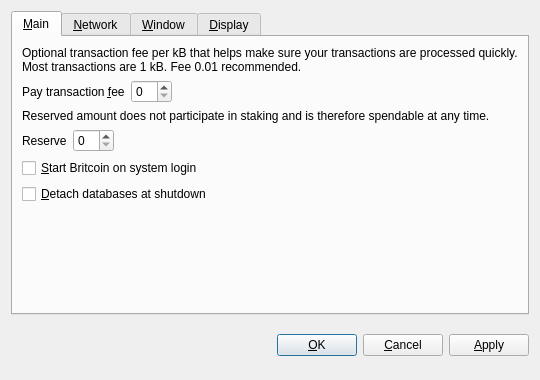
<?xml version="1.0" encoding="UTF-8"?>
<ui version="4.0">
 <class>OptionsDialog</class>
 <widget class="QDialog" name="OptionsDialog">
  <property name="geometry">
   <rect>
    <x>0</x>
    <y>0</y>
    <width>540</width>
    <height>380</height>
   </rect>
  </property>
  <property name="windowTitle">
   <string>Options</string>
  </property>
  <property name="modal">
   <bool>true</bool>
  </property>
  <layout class="QVBoxLayout" name="verticalLayout">
   <item>
    <widget class="QTabWidget" name="tabWidget">
     <property name="tabPosition">
      <enum>QTabWidget::North</enum>
     </property>
     <property name="currentIndex">
      <number>0</number>
     </property>
     <widget class="QWidget" name="tabMain">
      <attribute name="title">
       <string>&amp;Main</string>
      </attribute>
      <layout class="QVBoxLayout" name="verticalLayout_Main">
       <item>
        <widget class="QLabel" name="transactionFeeInfoLabel">
         <property name="text">
          <string>Optional transaction fee per kB that helps make sure your transactions are processed quickly. Most transactions are 1 kB. Fee 0.01 recommended.</string>
         </property>
         <property name="textFormat">
          <enum>Qt::PlainText</enum>
         </property>
         <property name="wordWrap">
          <bool>true</bool>
         </property>
        </widget>
       </item>
       <item>
        <layout class="QHBoxLayout" name="horizontalLayoutFee">
         <item>
          <widget class="QLabel" name="transactionFeeLabel">
           <property name="text">
            <string>Pay transaction &amp;fee</string>
           </property>
           <property name="textFormat">
            <enum>Qt::PlainText</enum>
           </property>
           <property name="buddy">
            <cstring>transactionFee</cstring>
           </property>
          </widget>
         </item>
         <item>
          <widget class="BitcoinAmountField" name="transactionFee"/>
         </item>
         <item>
          <spacer name="horizontalSpacerFee">
           <property name="orientation">
            <enum>Qt::Horizontal</enum>
           </property>
           <property name="sizeHint" stdset="0">
            <size>
             <width>40</width>
             <height>20</height>
            </size>
           </property>
          </spacer>
         </item>
        </layout>
       </item>
       <item>
        <widget class="QLabel" name="reserveBalanceInfoLabel">
         <property name="text">
          <string>Reserved amount does not participate in staking and is therefore spendable at any time.</string>
         </property>
         <property name="textFormat">
          <enum>Qt::PlainText</enum>
         </property>
         <property name="wordWrap">
          <bool>true</bool>
         </property>
        </widget>
       </item>
       <item>
        <layout class="QHBoxLayout" name="horizontalLayoutReserveBalance">
         <item>
          <widget class="QLabel" name="reserveBalanceLabel">
           <property name="text">
            <string>Reserve</string>
           </property>
           <property name="textFormat">
            <enum>Qt::PlainText</enum>
           </property>
           <property name="buddy">
            <cstring>reserveBalance</cstring>
           </property>
          </widget>
         </item>
         <item>
          <widget class="BitcoinAmountField" name="reserveBalance"/>
         </item>
         <item>
          <spacer name="horizontalSpacerReserveBalance">
           <property name="orientation">
            <enum>Qt::Horizontal</enum>
           </property>
           <property name="sizeHint" stdset="0">
            <size>
             <width>40</width>
             <height>20</height>
            </size>
           </property>
          </spacer>
         </item>
        </layout>
       </item>
       <item>
        <widget class="QCheckBox" name="bitcoinAtStartup">
         <property name="toolTip">
          <string>Automatically start BritCoin after logging in to the system.</string>
         </property>
         <property name="text">
          <string>&amp;Start Britcoin on system login</string>
         </property>
        </widget>
       </item>
       <item>
        <widget class="QCheckBox" name="detachDatabases">
         <property name="toolTip">
          <string>Detach block and address databases at shutdown. This means they can be moved to another data directory, but it slows down shutdown. The wallet is always detached.</string>
         </property>
         <property name="text">
          <string>&amp;Detach databases at shutdown</string>
         </property>
        </widget>
       </item>
       <item>
        <spacer name="verticalSpacer_Main">
         <property name="orientation">
          <enum>Qt::Vertical</enum>
         </property>
         <property name="sizeHint" stdset="0">
          <size>
           <width>20</width>
           <height>40</height>
          </size>
         </property>
        </spacer>
       </item>
      </layout>
     </widget>
     <widget class="QWidget" name="tabNetwork">
      <attribute name="title">
       <string>&amp;Network</string>
      </attribute>
      <layout class="QVBoxLayout" name="verticalLayout_Network">
       <item>
        <widget class="QCheckBox" name="mapPortUpnp">
         <property name="toolTip">
          <string>Automatically open the BritCoin client port on the router. This only works when your router supports UPnP and it is enabled.</string>
         </property>
         <property name="text">
          <string>Map port using &amp;UPnP</string>
         </property>
        </widget>
       </item>
       <item>
        <widget class="QCheckBox" name="connectSocks">
         <property name="toolTip">
          <string>Connect to the BritCoin network through a SOCKS proxy (e.g. when connecting through Tor).</string>
         </property>
         <property name="text">
          <string>&amp;Connect through SOCKS proxy:</string>
         </property>
        </widget>
       </item>
       <item>
        <layout class="QHBoxLayout" name="horizontalLayout_Network">
         <item>
          <widget class="QLabel" name="proxyIpLabel">
           <property name="text">
            <string>Proxy &amp;IP:</string>
           </property>
           <property name="textFormat">
            <enum>Qt::PlainText</enum>
           </property>
           <property name="buddy">
            <cstring>proxyIp</cstring>
           </property>
          </widget>
         </item>
         <item>
          <widget class="QValidatedLineEdit" name="proxyIp">
           <property name="maximumSize">
            <size>
             <width>140</width>
             <height>16777215</height>
            </size>
           </property>
           <property name="toolTip">
            <string>IP address of the proxy (e.g. 127.0.0.1)</string>
           </property>
          </widget>
         </item>
         <item>
          <widget class="QLabel" name="proxyPortLabel">
           <property name="text">
            <string>&amp;Port:</string>
           </property>
           <property name="textFormat">
            <enum>Qt::PlainText</enum>
           </property>
           <property name="buddy">
            <cstring>proxyPort</cstring>
           </property>
          </widget>
         </item>
         <item>
          <widget class="QLineEdit" name="proxyPort">
           <property name="maximumSize">
            <size>
             <width>55</width>
             <height>16777215</height>
            </size>
           </property>
           <property name="toolTip">
            <string>Port of the proxy (e.g. 9050)</string>
           </property>
          </widget>
         </item>
         <item>
          <widget class="QLabel" name="socksVersionLabel">
           <property name="text">
            <string>SOCKS &amp;Version:</string>
           </property>
           <property name="textFormat">
            <enum>Qt::PlainText</enum>
           </property>
           <property name="buddy">
            <cstring>socksVersion</cstring>
           </property>
          </widget>
         </item>
         <item>
          <widget class="QValueComboBox" name="socksVersion">
           <property name="toolTip">
            <string>SOCKS version of the proxy (e.g. 5)</string>
           </property>
          </widget>
         </item>
         <item>
          <spacer name="horizontalSpacer_Network">
           <property name="orientation">
            <enum>Qt::Horizontal</enum>
           </property>
           <property name="sizeHint" stdset="0">
            <size>
             <width>40</width>
             <height>20</height>
            </size>
           </property>
          </spacer>
         </item>
        </layout>
       </item>
       <item>
        <spacer name="verticalSpacer_Network">
         <property name="orientation">
          <enum>Qt::Vertical</enum>
         </property>
         <property name="sizeHint" stdset="0">
          <size>
           <width>20</width>
           <height>40</height>
          </size>
         </property>
        </spacer>
       </item>
      </layout>
     </widget>
     <widget class="QWidget" name="tabWindow">
      <attribute name="title">
       <string>&amp;Window</string>
      </attribute>
      <layout class="QVBoxLayout" name="verticalLayout_Window">
       <item>
        <widget class="QCheckBox" name="minimizeToTray">
         <property name="toolTip">
          <string>Show only a tray icon after minimizing the window.</string>
         </property>
         <property name="text">
          <string>&amp;Minimize to the tray instead of the taskbar</string>
         </property>
        </widget>
       </item>
       <item>
        <widget class="QCheckBox" name="minimizeOnClose">
         <property name="toolTip">
          <string>Minimize instead of exit the application when the window is closed. When this option is enabled, the application will be closed only after selecting Quit in the menu.</string>
         </property>
         <property name="text">
          <string>M&amp;inimize on close</string>
         </property>
        </widget>
       </item>
       <item>
        <spacer name="verticalSpacer_Window">
         <property name="orientation">
          <enum>Qt::Vertical</enum>
         </property>
         <property name="sizeHint" stdset="0">
          <size>
           <width>20</width>
           <height>40</height>
          </size>
         </property>
        </spacer>
       </item>
      </layout>
     </widget>
     <widget class="QWidget" name="tabDisplay">
      <attribute name="title">
       <string>&amp;Display</string>
      </attribute>
      <layout class="QVBoxLayout" name="verticalLayout_Display">
       <item>
        <layout class="QHBoxLayout" name="horizontalLayout_1_Display">
         <item>
          <widget class="QLabel" name="langLabel">
           <property name="text">
            <string>User Interface &amp;language:</string>
           </property>
           <property name="textFormat">
            <enum>Qt::PlainText</enum>
           </property>
           <property name="buddy">
            <cstring>lang</cstring>
           </property>
          </widget>
         </item>
         <item>
          <widget class="QValueComboBox" name="lang">
           <property name="toolTip">
            <string>The user interface language can be set here. This setting will take effect after restarting Britcoin.</string>
           </property>
          </widget>
         </item>
        </layout>
       </item>
       <item>
        <layout class="QHBoxLayout" name="horizontalLayout_2_Display">
         <item>
          <widget class="QLabel" name="unitLabel">
           <property name="text">
            <string>&amp;Unit to show amounts in:</string>
           </property>
           <property name="textFormat">
            <enum>Qt::PlainText</enum>
           </property>
           <property name="buddy">
            <cstring>unit</cstring>
           </property>
          </widget>
         </item>
         <item>
          <widget class="QValueComboBox" name="unit">
           <property name="toolTip">
            <string>Choose the default subdivision unit to show in the interface and when sending coins.</string>
           </property>
          </widget>
         </item>
        </layout>
       </item>
       <item>
        <widget class="QCheckBox" name="displayAddresses">
         <property name="toolTip">
          <string>Whether to show Britcoin addresses in the transaction list or not.</string>
         </property>
         <property name="text">
          <string>&amp;Display addresses in transaction list</string>
         </property>
        </widget>
       </item>
       <item>
        <widget class="QCheckBox" name="coinControlFeatures">
         <property name="toolTip">
          <string>Whether to show coin control features or not.</string>
         </property>
         <property name="text">
          <string>Display coin &amp;control features</string>
         </property>
        </widget>
       </item>
       <item>
        <spacer name="verticalSpacer_Display">
         <property name="orientation">
          <enum>Qt::Vertical</enum>
         </property>
         <property name="sizeHint" stdset="0">
          <size>
           <width>20</width>
           <height>40</height>
          </size>
         </property>
        </spacer>
       </item>
      </layout>
     </widget>
    </widget>
   </item>
   <item>
    <layout class="QHBoxLayout" name="horizontalLayout_Buttons">
     <item>
      <spacer name="horizontalSpacer_1">
       <property name="orientation">
        <enum>Qt::Horizontal</enum>
       </property>
       <property name="sizeHint" stdset="0">
        <size>
         <width>40</width>
         <height>48</height>
        </size>
       </property>
      </spacer>
     </item>
     <item>
      <widget class="QLabel" name="statusLabel">
       <property name="font">
        <font>
         <weight>75</weight>
         <bold>true</bold>
        </font>
       </property>
       <property name="text">
        <string/>
       </property>
       <property name="textFormat">
        <enum>Qt::PlainText</enum>
       </property>
       <property name="wordWrap">
        <bool>true</bool>
       </property>
      </widget>
     </item>
     <item>
      <spacer name="horizontalSpacer_2">
       <property name="orientation">
        <enum>Qt::Horizontal</enum>
       </property>
       <property name="sizeHint" stdset="0">
        <size>
         <width>40</width>
         <height>48</height>
        </size>
       </property>
      </spacer>
     </item>
     <item>
      <widget class="QPushButton" name="okButton">
       <property name="text">
        <string>&amp;OK</string>
       </property>
      </widget>
     </item>
     <item>
      <widget class="QPushButton" name="cancelButton">
       <property name="text">
        <string>&amp;Cancel</string>
       </property>
       <property name="autoDefault">
        <bool>false</bool>
       </property>
      </widget>
     </item>
     <item>
      <widget class="QPushButton" name="applyButton">
       <property name="text">
        <string>&amp;Apply</string>
       </property>
       <property name="autoDefault">
        <bool>false</bool>
       </property>
      </widget>
     </item>
    </layout>
   </item>
  </layout>
 </widget>
 <customwidgets>
  <customwidget>
   <class>BitcoinAmountField</class>
   <extends>QSpinBox</extends>
   <header>bitcoinamountfield.h</header>
  </customwidget>
  <customwidget>
   <class>QValueComboBox</class>
   <extends>QComboBox</extends>
   <header>qvaluecombobox.h</header>
  </customwidget>
  <customwidget>
   <class>QValidatedLineEdit</class>
   <extends>QLineEdit</extends>
   <header>qvalidatedlineedit.h</header>
  </customwidget>
 </customwidgets>
 <resources/>
 <connections/>
</ui>
